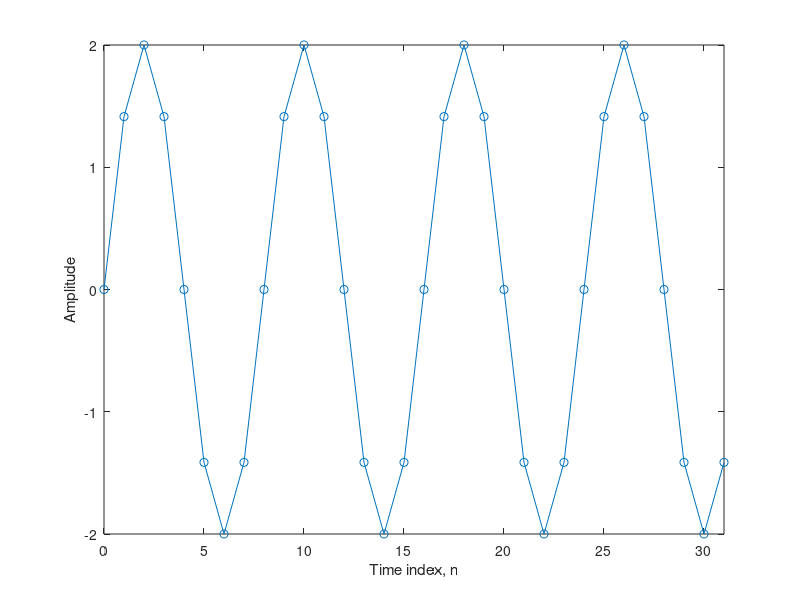

Write MATLAB code to recreate this figure.
%
% Example 2.1 Sinewave generator
% This example generate 32 sine sample,
% plot it and save in sine.dat file

% For the book "Real Time Digital Signal Processing: 
%               Fundamentals, Implementation and Application, 3rd Ed"
%               By Sen M. Kuo, Bob H. Lee, and Wenshun Tian
%               Publisher: John Wiley and Sons, Ltd

n = [0:31];             % Time index n
omega = 0.25*pi;        % Digital frequency
xn = 2*sin(omega*n);    % Sinewave generation
plot(n, xn, '-o');      % Samples are marked by 'o'
xlabel('Time index, n'); 
ylabel('Amplitude');
axis([0 31 -2 2]);		% Define ranges of plot
save sine.dat xn -ascii;% Save in ASCII data file